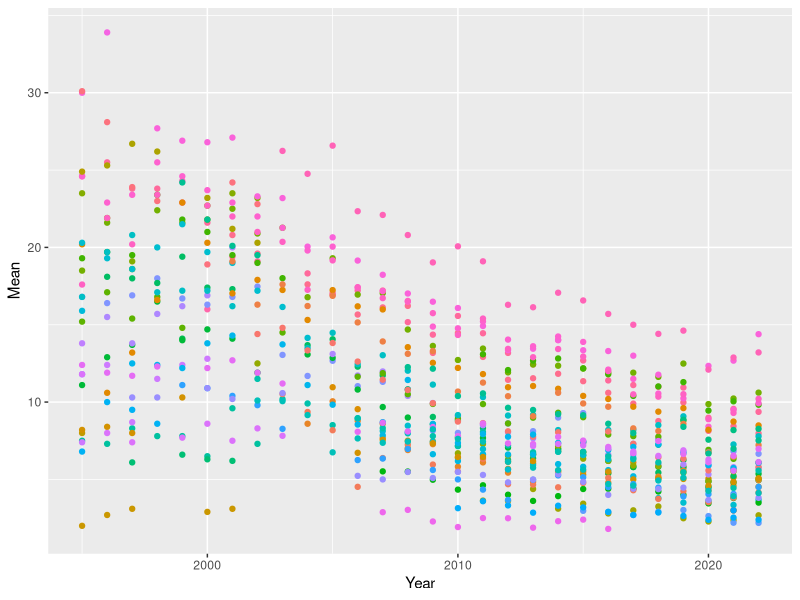
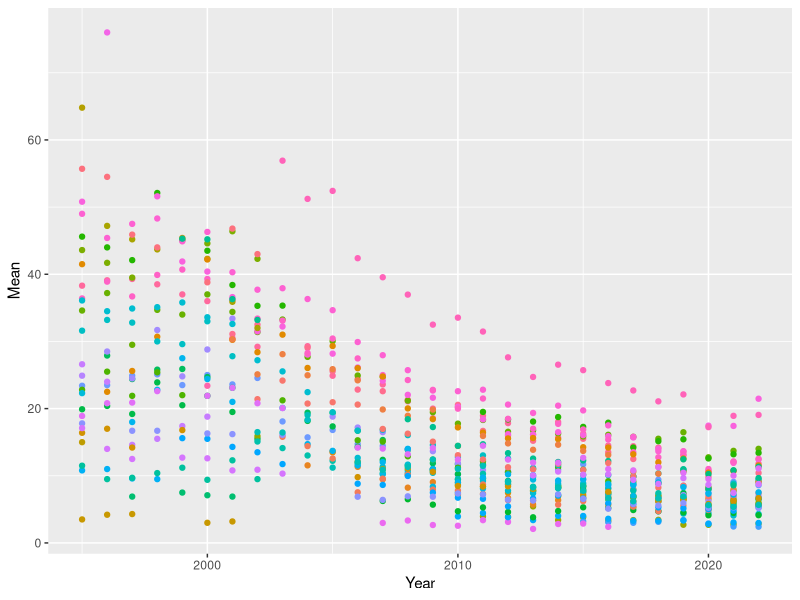
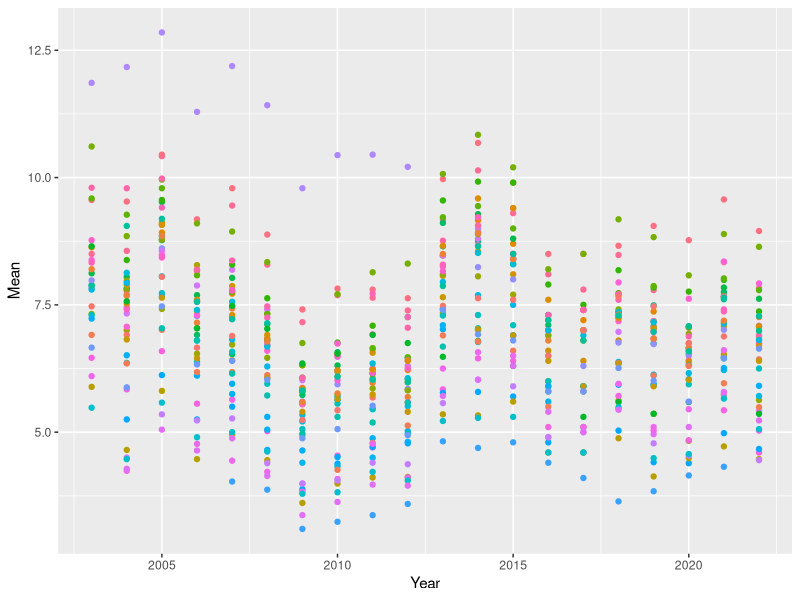
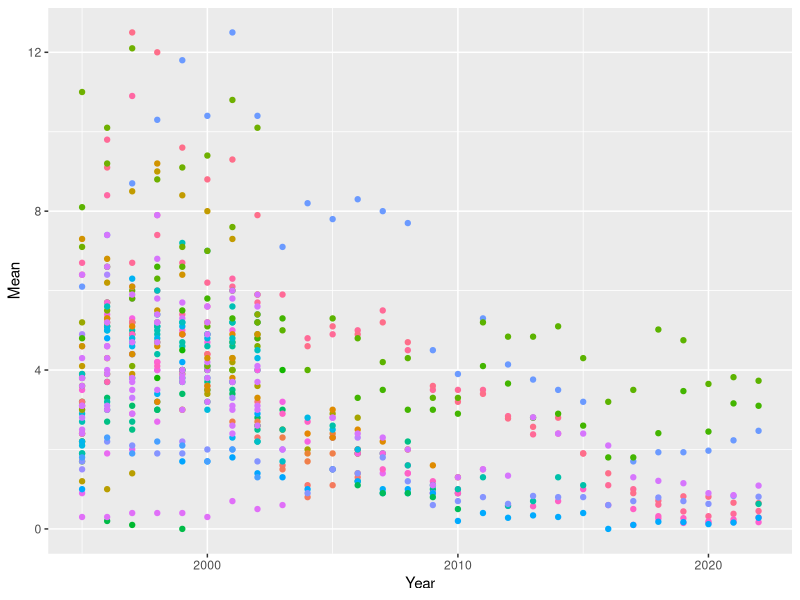
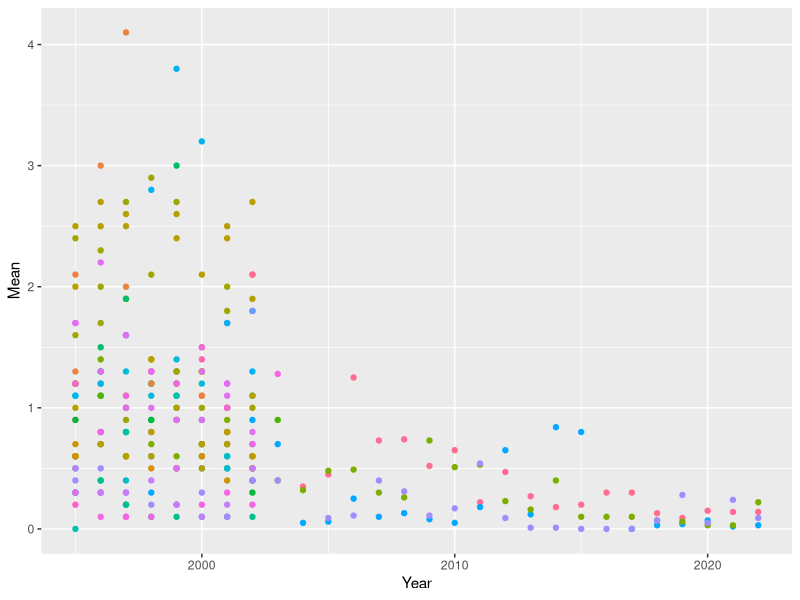

Here is the R script that generated these plots, in order:
## ---- chunk 1
knitr::opts_chunk$set(echo = TRUE)
## ---- chunk 2
library(tidyverse)
library(readxl)
library(lubridate)
library(ggplot2)
library(lubridate)
## ---- chunk 3
CO <- read_excel("./data/CO.xlsx", skip = 4)
NO2 <- read_excel("./data/NO2.xlsx", skip = 4)
NOX <- read_excel("./data/NOX.xlsx", skip = 3)
O3 <- read_excel("./data/O3.xlsx", skip = 3)
PM25 <- read_excel("./data/PM25.xlsx", skip = 5)
SO2 <- read_excel("./data/SO2.xlsx", , skip = 7)
TRS <- read_excel("./data/TRS.xlsx", skip = 3)
## ---- chunk 4
CO = CO %>% mutate(Mean = as.numeric(Mean)) 
NO2 = NO2 %>% mutate(Mean = as.numeric(Mean)) 
NOX = NOX %>% mutate(Mean = as.numeric(Mean))
O3 = O3 %>% mutate(Mean = as.numeric(Mean))
PM25 = PM25 %>% mutate(Mean = as.numeric(Mean)) %>% mutate(Year = as.integer(Year))
SO2 = SO2 %>% mutate(Mean = as.numeric(Mean))
TRS = TRS %>% mutate(Mean = as.numeric(Mean))
view(PM25)
## ---- chunk 5
CO = CO %>% drop_na(Mean)
NO2 = NO2 %>% drop_na(Mean)
NOX = NOX %>% drop_na(Mean)
PM25 = PM25 %>% drop_na(Mean)
SO2 = SO2 %>% drop_na(Mean)
TRS = TRS %>% drop_na(Mean)
## ---- chunk 6
glimpse(CO)
glimpse(NO2)
glimpse(NOX)
glimpse(PM25)
glimpse(SO2)
glimpse(TRS)
## ---- chunk 7
x = left_join(CO, NO2, by = join_by("Year", "City"), suffix = c(".CO", ".NO2"))
#x = left_join(x, NOX, by = year)
#x = left_join(x, PM25)
#x = left_join(x, SO2)


## ---- chunk 8
ggplot(NO2, aes(x = Year, y = Mean, col = City)) + geom_point() + theme(legend.position="none") 
ggplot(NOX, aes(x = Year, y = Mean, col = City)) + geom_point() + theme(legend.position="none") 
ggplot(PM25, aes(x = Year, y = Mean, col = City)) + geom_point() + theme(legend.position="none")
ggplot(SO2, aes(x = Year, y = Mean, col = City)) + geom_point() + theme(legend.position="none") 
ggplot(TRS, aes(x = Year, y = Mean, col = City)) + geom_point() + theme(legend.position="none") 

